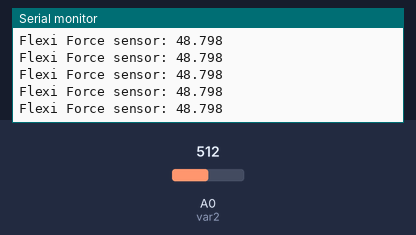
This sketch was run on a simulated Arduino Uno, built with avr-gcc and run on an emulated ATmega328P. Parts: the last lines printed to the serial monitor. The test bench sets the inputs (shaded band); at power-on: A0 (var2) = 512.

Above: at 1.2 s.
1.3 s: A0 (var2) set to 716
At 1.32 s:
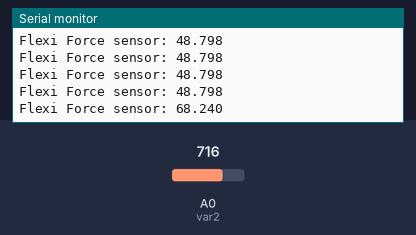
2.8 s: A0 (var2) set to 900
At 2.83 s:
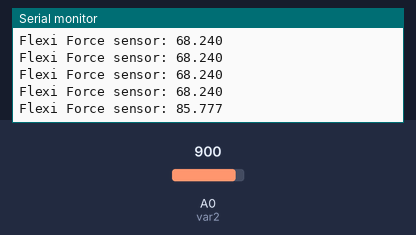
Timing chart, 0 to 5.8 s (numbered marks = the images above; inputs shaded):
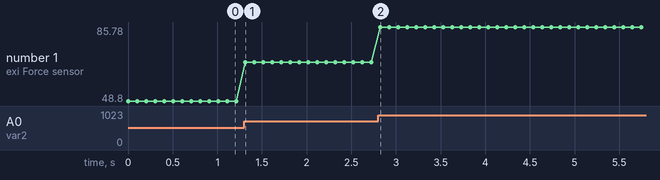

Measured:
- after the input at 1.3 s, the serial monitor: prints a new line at once (image 1)
- after the input at 2.8 s, the serial monitor: prints a new line at once (image 2)
- plotted number 1: 48.8 → 68.24 after the input at 1.3 s, 68.24 → 85.78 after the input at 2.8 s

The sketch:

Flexi-force_code_snippet.ino
```cpp
float var1 = 19.5;    // caliberation factor

int var2 = A0;  // FlexiForce sensor is connected analog pin A0 of arduino

int var3 = 0;
float weight;
void setup()
{
  Serial.begin(9600);
  pinMode(var2, INPUT);

}

void loop()
{
var3 = analogRead(var2);
weight = (var3 * 5.0) / 1023.0;
weight = weight * var1;
Serial.print("Flexi Force sensor: ");
Serial.print(weight,3);
Serial.println("");
delay(100);

}
```
